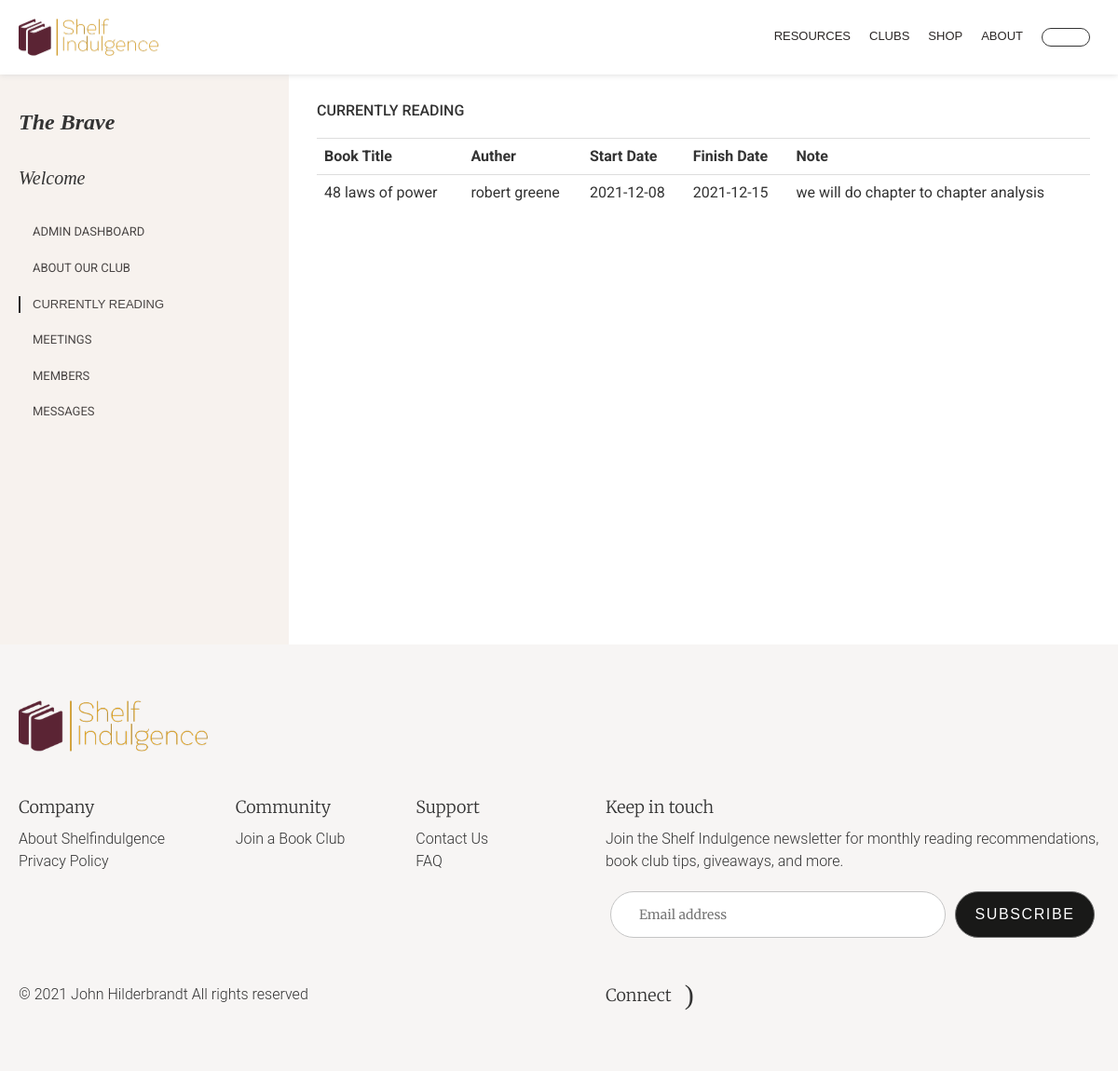
Screenshot of /currently-reading.php?clubname=the brave with the database file from the repository.
### tables this page shows
CREATE TABLE IF NOT EXISTS `creading` (
  `id` int(11) NOT NULL AUTO_INCREMENT,
  `book` varchar(225) NOT NULL,
  `author` varchar(225) NOT NULL,
  `startdate` date NOT NULL,
  `finishdate` date NOT NULL,
  `note` varchar(225) NOT NULL,
  `clubname` varchar(75) NOT NULL,
  PRIMARY KEY (`id`)
);

### functions/database_functions.php (called while the page is built, shortened)
<?php
	function getReadByClubname($conn, $clubname){
		$query = "SELECT id, book, author, startdate, finishdate, note, clubname FROM creading WHERE clubname = '$clubname'";
		$result = mysqli_query($conn, $query);
		return $result;
	}
?>

### currently-reading.php (the view, shortened to what this page needs)
<?php
$clubname = $_GET['clubname'];
$username=$_SESSION['username'];
require_once "./functions/database_functions.php";
$conn = db_connect();
$result= getReadByClubname($conn, $clubname);
?>
<!DOCTYPE html>
<html lang="en">
<head>
    <link rel="stylesheet" href="static/css/vendors~main.css">
    <link rel="stylesheet" href="static/css/main.css">
    <link rel="stylesheet" href="static/css/CurrentlyReadingPage.css">
</head>
<body class="intent-mouse">
    <div id="root">
        <div>
            <div class="wrapper-container undefined">
                <header class="header-container">
                    <nav class="navbar">
                        <div class="navbar-header">
                            <div class="navbar-brand logo"><a href="home.php" aria-label="Link to Shelf Indulgence&#x27;s Homepage"><img width="233" height="30" src="static/media/logo.png" class="img-responsive" alt="" /></a></div>
                        </div>
                        <div class="navbar-collapse">
                            <div class="nav-wrapper">
                                <div aria-hidden="false" tabindex="-1" class="nav-container ">
                                    <ul class="nav bz-navbar-nav navbar-right">
                                        <li class="m-item" ><a href="" class="m-link">Resources</a>
                                        </li>
                                        <li class="m-item"><a href="" class="m-link">clubs</a>
                                        </li>
                                        <li class="m-item"><a href="shop.php" class="m-link">Shop</a></li>
                                        <li class="m-item"><a href="about.php" class="m-link">About</a></li>
                                        <li class="m-item"><a href="profile.php" class="mtr-button btn-white">
                                        </a></li>
                                    </ul>
                                </div>
                            </div>
                        </div>
                    </nav>
                </header>
                <main class="main-container" id="content">
                    <div class="profile-container book-list-container">
                        <div class="container-fluid">
                            <div class="row">
                                <div class="center">
                                    <div class="left-container">
                                        <div class="profile-content club-content">
                                            <div class="avatar-content">
                                                <div class="club-info">
                                                    <div style="text-transform: capitalize;font-weight: bold;font-style: oblique;font-size: 24px;font-family: bradler hand itc;">
                                                        <?php echo $clubname; ?>
                                                    </div>
                                                    <div style="text-transform: capitalize;font-style: oblique;font-size: 20px;font-family: bradler hand itc;">
                                                        <br>
                                                        Welcome  <?php echo $username; ?>
                                                    </div>
                                                </div>
                                            </div>
                                            <div class="list-user-menu">
                                                <ul class="list">
                                                    <li class="item"><a class="" href="admin-dashboard.php?clubname=<?php echo $clubname; ?>">ADMIN DASHBOARD</a></li>
                                                    <li class="item"><a class="" href="about-our-club.php?clubname=<?php echo $clubname; ?>">ABOUT OUR CLUB</a></li>
                                                    <li class="item"><a class="active" href="#">CURRENTLY READING</a></li>
                                                    <li class="item"><a class="" href="meetings.php?clubname=<?php echo $clubname; ?>">MEETINGS</a></li>
                                                    <li class="item"><a class="" href="members.php?clubname=<?php echo $clubname; ?>">MEMBERS</a></li>
                                                    <li class="item"><a class="" href="messages.php?clubname=<?php echo $clubname; ?>">MESSAGES</a></li>
                                                </ul>
                                            </div>
                                        </div>
                                    </div>
                                    <div class="right-container">
                                        <div class="block-container">
                                            <div class="block-main-header">
                                                <div class="block-header">
                                                    <h1 class="block-title">CURRENTLY READING</h1>
                                                </div>
                                            </div>
                                            <table class="table" style="margin-top: 20px">
                                                                <tr>
                                                                    <th>Book Title</th>
                                                                    <th>Auther</th>
                                                                    <th>Start Date</th>
                                                                    <th>Finish Date</th>
                                                                    <th>Note</th>
                                                                </tr>
                                                                <?php while($row = mysqli_fetch_assoc($result)){ ?>
                                                                <tr>
                                                                    <td><?php echo $row['book']; ?></td>
                                                                    <td><?php echo $row['author']; ?></td>
                                                                    <td><?php echo $row['startdate']; ?></td>
                                                                    <td><?php echo $row['finishdate']; ?></td>
                                                                    <td><?php echo $row['note']; ?></td>
                                                                </tr>
                                                                <?php } ?>
                                                            </table>
                                        </div>
                                    </div>
                                </div>
                            </div>
                        </div>
                    </div>
                </main>
                <footer class="footer-container">
                        <div class="footer-top"><a href="/" class="logo-footer" aria-label="Link to Shelfindulgence&#x27;s Homepage"><img width="203" height="26" class="img-responsive" src="static/media/logo.png" alt="" /></a></div>
                        <div class="footer-middle">
                            <div class="footer-nav">
                                <div class="footer-nav-item">
                                    <h3 class="nav-title">Company</h3>
                                    <p class="nav-item"><a class="nav-link" href="/about">About Shelfindulgence</a></p>
                                    <p class="nav-item"><a class="nav-link" href="/privacy-policy">Privacy Policy</a></p>
                                </div>
                                <div class="footer-nav-item">
                                    <h3 class="nav-title">Community</h3>
                                    <p class="nav-item"><a class="nav-link" href="">Join a Book Club</a></p>
                                </div>
                                <div class="footer-nav-item">
                                    <h3 class="nav-title">Support</h3>
                                    <p class="nav-item"><a class="nav-link" href="/faq/#contact-us">Contact Us</a></p>
                                    <p class="nav-item"><a class="nav-link" href="/faq">FAQ</a></p>
                                </div>
                            </div>
                            <div class="subscribe-block">
                                <h3 class="nav-title">Keep in touch</h3>
                                <p class="nav-item">Join the Shelf Indulgence newsletter for monthly reading recommendations, book club tips, giveaways, and more.</p>
                                <div class="blog-subscribe subscribe-top-books">
                                    <div class="center">
                                        <form class="form-subscribe" novalidate=""><input type="email" class="input-form" value="" aria-label="Email address" placeholder="Email address" /><button type="submit" class="input-submit">SUBSCRIBE</button></form>
                                    </div>
                                </div>
                            </div>
                        </div>
                        <div class="footer-bottom">
                            <div class="copyright">
                                <p>©
                                    2021
                                     John Hilderbrandt All rights reserved
                                </p>
                            </div>
                            <div class="social-list">
                                <p class="social-items">Connect</p>
                                <div class="social-items"><a target="_blank" rel="noopener noreferrer" aria-label="Link to Shelfindulgence&#x27;s Instagram" href="https://www.instagram.com/bookclub.z/"><span class="ficon ficon-instagram"></span></a></div>
                                <div class="social-items"><a target="_blank" rel="noopener noreferrer" aria-label="Link to Shelfindulgence&#x27;s LinkedIn" href="https://www.linkedin.com/company/Shelfindulgence"><span class="ficon ficon-linkedin-circle"></span></a></div>
                            </div>
                        </div>
                    </footer>
            </div>
        </div>
    </div>
</body>
</html>

### static/css/CurrentlyReadingPage.css (style rules this page uses)
.profile-container { padding-top: 80px; position: relative; background-color: #f7f2ee }
.profile-container:after { content: ""; position: absolute; left: 50%; right: 0; bottom: 0; top: 0; background-color: #fff; z-index: 0 }
.profile-container .center { background-color: #fff; min-height: calc(100vh - 188px); position: relative; z-index: 1; display: -webkit-flex; display: -moz-flex; display: -ms-flexbox; display: flex; -webkit-flex-wrap: wrap; -ms-flex-wrap: wrap; flex-wrap: wrap; width: 1295px; max-width: 100% }
.profile-container .left-container { background-color: #f7f2ee; float: left; padding: 34px 0 34px 20px; width: 310px; vertical-align: top }
.profile-container .right-container { background-color: #fff; padding: 30px; float: left; width: calc(100% - 310px); position: relative }
.profile-container .profile-content .avatar-content { padding-bottom: 15px; width: 100%; display: -webkit-flex; display: -moz-flex; display: -ms-flexbox; display: flex; -ms-flex-align: center; -webkit-align-items: center; -moz-align-items: center; align-items: center }
.profile-container .profile-content.club-content .avatar-content { -webkit-flex-direction: column; -moz-flex-direction: column; -ms-flex-direction: column; flex-direction: column; -ms-flex-align: start; -webkit-align-items: flex-start; -moz-align-items: flex-start; align-items: flex-start }
.profile-container .list-user-menu { padding: 10px 30px 0 0 }
.profile-container .list-user-menu .item { padding: 10px 0 }
.profile-container .list-user-menu .item a, .profile-container .list-user-menu .item span { border-left: 2px solid rgba(0, 0, 0, 0); color: #4a4645; display: block; font-size: 13px; font-size: .8125rem; padding-left: 13px }
.profile-container .list-user-menu .item a.active, .profile-container .list-user-menu .item span.active { border-color: #2c2827; font-family: "Roboto Bold", sans-serif }

### rows the page displays
creading: book "48 laws of power", author "robert greene", startdate "2021-12-08", finishdate "2021-12-15", note "we will do chapter to chapter analysis"

### other values shown
$clubname "The Brave"
